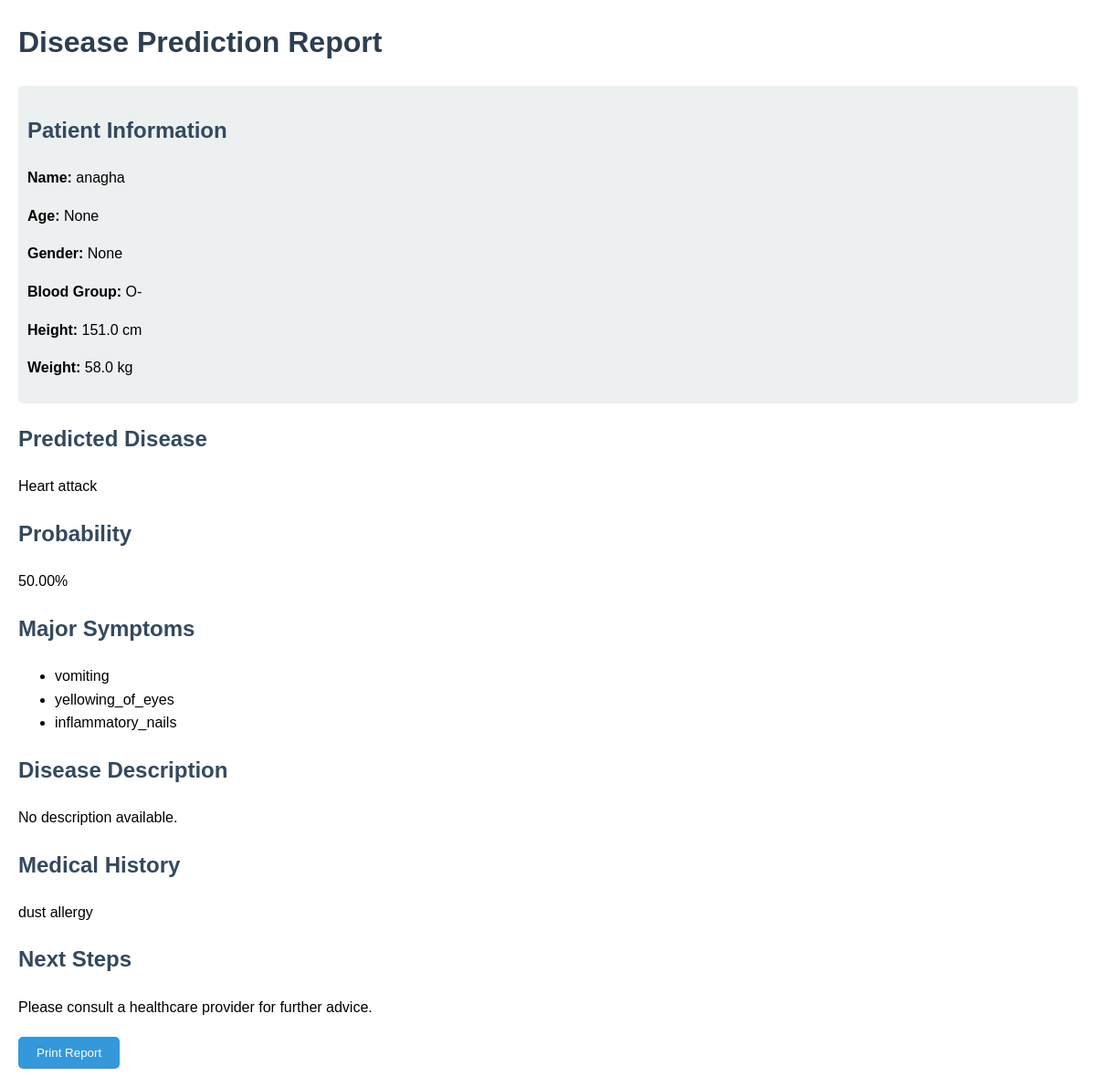
Screenshot of /report/29/ (signed in) with the database file from the repository.
### health_app/models.py (models this page shows, shortened)
class CustomUser(AbstractUser):
    email = models.EmailField(unique=True)
    age = models.IntegerField(null=True, blank=True)  # Add age field
    gender = models.CharField(
        max_length=10,
        choices=[('Male', 'Male'), ('Female', 'Female'), ('Other', 'Other')],
        null=True,
        blank=True
    )  # Add gender field

class MedicalHistory(models.Model):
    user = models.ForeignKey(settings.AUTH_USER_MODEL, on_delete=models.CASCADE)
    name = models.CharField(max_length=100)
    height = models.FloatField(default=170.0)  # You might want to use specific units, e.g., centimeters
    weight = models.FloatField(default=70.0)
    age = models.IntegerField()
    history = models.TextField()  # For medical history details
    blood_group = models.CharField(max_length=3, choices=[
        ('A+', 'A+'),
        ('A-', 'A-'),
        ('B+', 'B+'),
        ('B-', 'B-'),
        ('AB+', 'AB+'),
        ('AB-', 'AB-'),
        ('O+', 'O+'),
        ('O-', 'O-')
    ],
    default='O+'
    )

### health_app/views.py (the view)
# urls.py: path('report/<int:global_id>/', views.generate_report, name='generate_report'),# path('follow-up/<int:disease_id>/', views.follow_up_questions, name='follow_up'),
def generate_report(request, global_id):
    try:
        conversation = get_object_or_404(Conversation, global_id=global_id)
        disease = conversation.disease.strip().lower()
        logger.debug(f"Normalized Disease from conversation: '{disease}'")
        try:
            context = json.loads(conversation.context)
        except json.JSONDecodeError as json_error:
            logger.error(f"Failed to parse context for global_id {global_id}: {json_error}")
            context = {}  # Fallback to an empty context
        responses = context.get('responses', [])
        probability = context.get('probability', 0) * 100  # Default to 0 if missing
        disease_obj = Disease.objects.filter(name__iexact=disease).first()
        if not disease_obj:
            logger.warning(f"Disease '{disease}' not found in the database.")
            print(f"Disease '{disease}' not found in the database.")  # For debugging
        else:
            logger.info(f"Found disease: '{disease_obj.name}' with description.")
        disease_description = disease_obj.description if disease_obj else "No description available."
        medical_history_obj = MedicalHistory.objects.filter(user=request.user).first()
        medical_history_details = medical_history_obj.history if medical_history_obj else "No medical history available."
        user = request.user
        name = user.get_full_name() or user.username
        age = user.age
        gender = user.gender
        blood_group = medical_history_obj.blood_group if medical_history_obj else "Not provided"
        height = medical_history_obj.height if medical_history_obj else "Not provided"
        weight = medical_history_obj.weight if medical_history_obj else "Not provided"
        report_data = {
            'global_id': conversation.global_id,
            'disease': disease.capitalize(),  # Capitalize for display
            'probability': f"{probability:.2f}%",
            'symptoms': responses,
            'description': disease_description,
            'medical_history': medical_history_details,
            'next_steps': "Please consult a healthcare provider for further advice.",
            'name': name,
            'age': age,
            'gender': gender,
            'blood_group': blood_group,
            'height': height,
            'weight': weight,
        }
        return render(request, 'final_report.html', report_data)
    except Exception as e:
        logger.error(f"Error generating report for global_id {global_id}: {e}")
        return render(request, 'error.html', {'message': 'An error occurred while generating the report.'})

### health_app/templates/final_report.html (shortened to what this page needs)
<!DOCTYPE html>
<html lang="en">
<head>
</head>
<body>
    <h1>Disease Prediction Report</h1>
    <div class="section personal-info">
        <h2>Patient Information</h2>
        <p><strong>Name:</strong> {{ name }}</p>
        <p><strong>Age:</strong> {{ age }}</p>
        <p><strong>Gender:</strong> {{ gender }}</p>
        <p><strong>Blood Group:</strong> {{ blood_group }}</p>
        <p><strong>Height:</strong> {{ height }} cm</p>
        <p><strong>Weight:</strong> {{ weight }} kg</p>
    </div>
    <div class="section">
        <h2>Predicted Disease</h2>
        <p>{{ disease }}</p>
    </div>
    <div class="section">
        <h2>Probability</h2>
        <p>{{ probability }}</p>
    </div>
    <div class="section">
        <h2>Major Symptoms</h2>
        <ul>
            {% for symptom in symptoms %}
                <li>{{ symptom }}</li>
            {% empty %}
                <li>No symptoms recorded.</li>
            {% endfor %}
        </ul>
    </div>
    <div class="section">
        <h2>Disease Description</h2>
        <p>
            {% if description %}
                {{ description }}
            {% else %}
                No description available.
            {% endif %}
        </p>
    </div>
    <div class="section">
        <h2>Medical History</h2>
        <p>
            {% if medical_history %}
                {{ medical_history }}
            {% else %}
                No medical history available.
            {% endif %}
        </p>
    </div>
    <div class="section">
        <h2>Next Steps</h2>
        <p>{{ next_steps }}</p>
    </div>
    <div class="button-container">
        <button onclick="window.print()">Print Report</button>
    </div>
</body>
</html>

### health_app/templates/final_report.html (style rules this page uses)
body { font-family: Arial, sans-serif; margin: 20px; line-height: 1.6; }
h1 { color: #2c3e50; }
h2 { color: #34495e; }
.section { margin-bottom: 20px; }
.personal-info { background-color: #ecf0f1; padding: 10px; border-radius: 5px; }
.button-container { margin-top: 20px; }
button { padding: 10px 20px; background-color: #3498db; color: white; border: none; border-radius: 5px; cursor: pointer; }

### rows the page displays
CustomUser: username "anagha"
MedicalHistory: blood_group "O-", height "151.0", weight "58.0", history "dust allergy"

### other values shown
{{ age }} "None"
{{ gender }} "None"
{{ disease }} "Heart attack"
{{ probability }} "50.00%"
{{ symptom }} "vomiting" "yellowing_of_eyes" "inflammatory_nails"
{{ next_steps }} "Please consult a healthcare provider for further advice."
